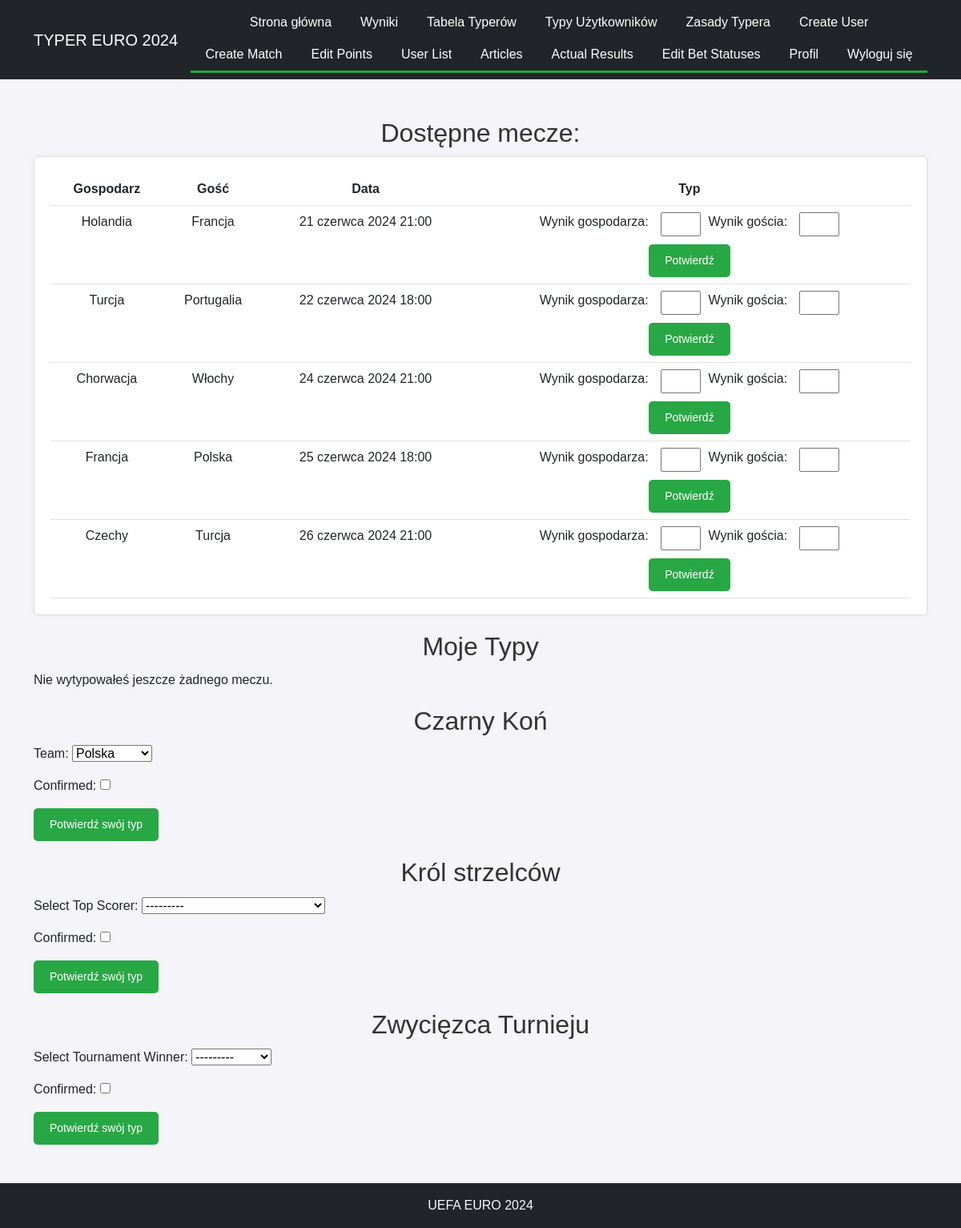
Before: /betting/ (signed in) with the older database file.
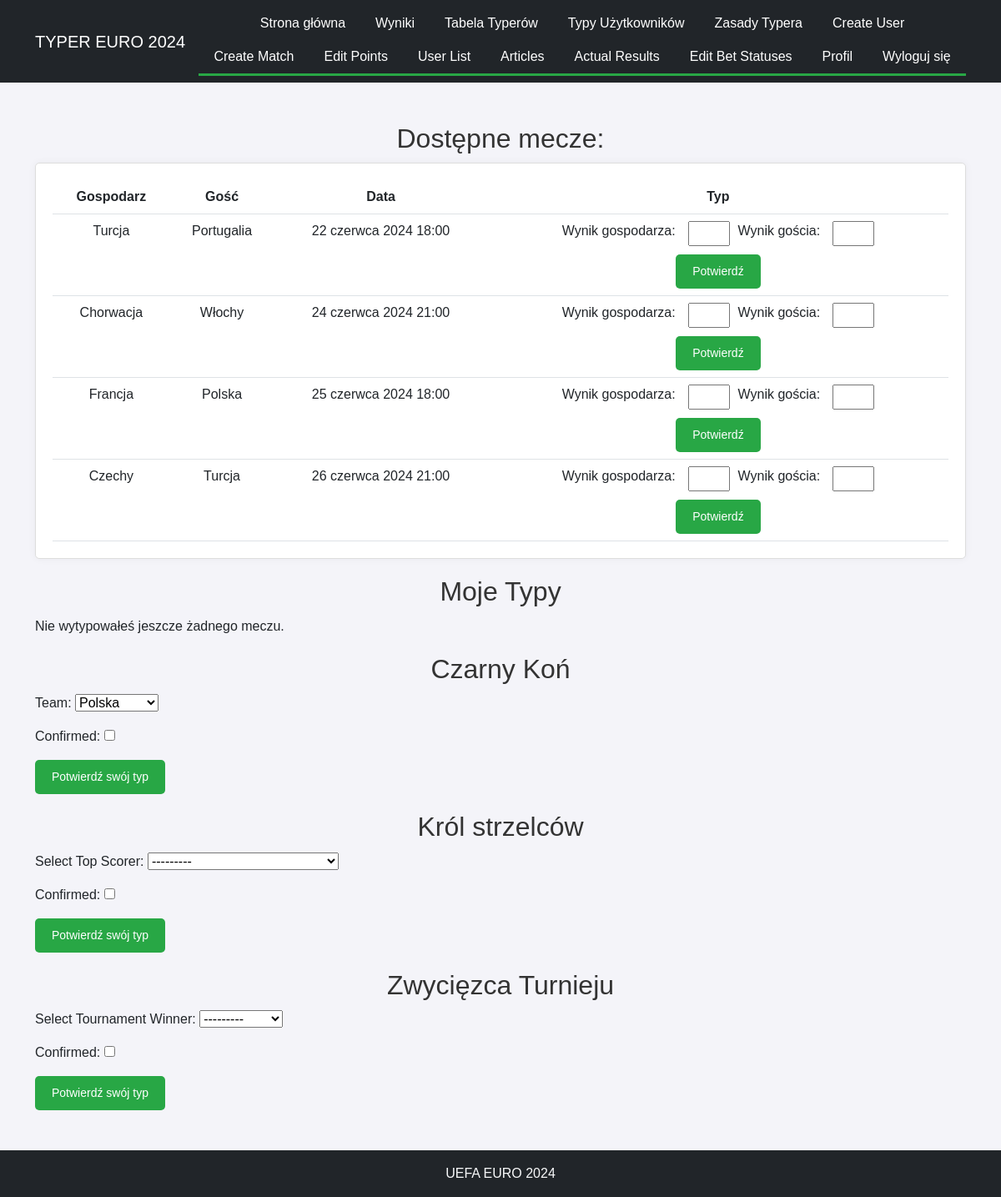
After: the same page with the newer database file.
### contest/models.py (models this page shows, shortened)
class Article(models.Model):
    title = models.CharField(max_length=200)
    slug = models.SlugField(max_length=200, unique=True, blank=True)
    content = models.TextField()
    author = models.ForeignKey(User, on_delete=models.CASCADE)
    created_at = models.DateTimeField(auto_now_add=True)
    updated_at = models.DateTimeField(auto_now=True)

class Match(models.Model):
    group = models.CharField(max_length=2)
    home_team = models.CharField(max_length=100)
    away_team = models.CharField(max_length=100)
    date = models.DateTimeField()
    place = models.CharField(max_length=100)
    actual_home_team_score = models.IntegerField(null=True, blank=True, default=0)
    actual_away_team_score = models.IntegerField(null=True, blank=True, default=0)
    final_score = models.BooleanField(default=False)

### contest/views.py (the view)
# urls.py: path('betting/', views.betting, name='betting'),
@login_required
def betting(request):
    available_matches = Match.objects.exclude(
        bet__user=request.user
    ).exclude(final_score=True)
    my_bets = Bet.objects.filter(user=request.user)
    try:
        underdog = UnderdogSelection.objects.get(user=request.user)
    except UnderdogSelection.DoesNotExist:
        underdog = None
    try:
        top_scorer = TopScorerSelection.objects.get(user=request.user)
    except TopScorerSelection.DoesNotExist:
        top_scorer = None
    try:
        tournament_winner = TournamentWinnerSelection.objects.get(user=request.user)
    except TournamentWinnerSelection.DoesNotExist:
        tournament_winner = None
    if request.method == 'POST':
        if 'place_bet' in request.POST:
            match_id = request.POST['place_bet']
            home_team_score = request.POST.get(f'home_team_score_{match_id}')
            away_team_score = request.POST.get(f'away_team_score_{match_id}')
            if home_team_score is not None and away_team_score is not None:
                match = Match.objects.get(id=match_id)
                Bet.objects.create(
                    user=request.user,
                    match=match,
                    home_team_score=home_team_score,
                    away_team_score=away_team_score
                )
                messages.success(request, 'Bet placed successfully!')
            else:
                messages.error(request, 'Please provide valid scores.')
            return redirect('betting')
        if 'confirm_underdog' in request.POST:
            underdog_form = UnderdogForm(request.POST)
            if underdog_form.is_valid():
                underdog_selection = underdog_form.save(commit=False)
                underdog_selection.user = request.user
                underdog_selection.save()
                messages.success(request, 'Underdog selected successfully!')
                return redirect('betting')
        if 'confirm_top_scorer' in request.POST:
            top_scorer_form = TopScorerForm(request.POST)
            if top_scorer_form.is_valid():
                top_scorer_selection = top_scorer_form.save(commit=False)
                top_scorer_selection.user = request.user
                top_scorer_selection.save()
                messages.success(request, 'Top scorer selected successfully!')
                return redirect('betting')
        if 'confirm_winner' in request.POST:
            winner_form = TournamentWinnerForm(request.POST)
            if winner_form.is_valid():
                winner_selection = winner_form.save(commit=False)
                winner_selection.user = request.user
                winner_selection.save()
                messages.success(request, 'Tournament winner selected successfully!')
                return redirect('betting')
    else:
        underdog_form = UnderdogForm(instance=underdog)
        top_scorer_form = TopScorerForm(instance=top_scorer)
        winner_form = TournamentWinnerForm(instance=tournament_winner)
    context = {
        'available_matches': available_matches,
        'my_bets': my_bets,
        'underdog_form': underdog_form,
        'top_scorer_form': top_scorer_form,
        'winner_form': winner_form,
        'underdog': underdog,
        'top_scorer': top_scorer,
        'tournament_winner': tournament_winner,
    }
    return render(request, 'betting.html', context)

### contest/forms.py
class UnderdogForm(forms.ModelForm):
    TEAM_CHOICES = [
        ('Polska', 'Polska'),
        ('Czechy', 'Czechy'),
        ('Serbia', 'Serbia'),
        ('Szkocja', 'Szkocja'),
        ('Austria', 'Austria'),
        ('Turcja', 'Turcja'),
        ('Szwajcaria', 'Szwajcaria'),
        ('Węgry', 'Węgry'),
        ('Albania', 'Albania'),
        ('Słowenia', 'Słowenia'),
        ('Słowacja', 'Słowacja'),
        ('Rumunia', 'Rumunia'),
        ('Ukraina', 'Ukraina'),
        ('Gruzja', 'Gruzja'),
    ]
    team = forms.ChoiceField(choices=TEAM_CHOICES)
    confirmed = forms.BooleanField(required=True)
    class Meta:
        model = UnderdogSelection
        fields = ['team', 'confirmed']

class TopScorerForm(forms.ModelForm):
    player = forms.ModelChoiceField(
        queryset=TopScorer.objects.all().order_by('country', 'player_name'),
        label="Select Top Scorer",
        widget=forms.Select
    )
    confirmed = forms.BooleanField(required=True)
    class Meta:
        model = TopScorerSelection
        fields = ['player', 'confirmed']

### contest/models.py (called while the page is built)
    def __str__(self):
        return f"{self.player_name} ({self.country})"

    def __str__(self):
        return self.name

### contest/templates/betting.html (shortened to what this page needs)
{% extends "base.html" %}
{% block content %}
<h2>Dostępne mecze:</h2>
{% if available_matches %}
    <div class="card">
        <table class="table centered">
            <thead>
                <tr>
                    <th>Gospodarz</th>
                    <th>Gość</th>
                    <th>Data</th>
                    <th>Typ</th>
                </tr>
            </thead>
            <tbody>
                {% for match in available_matches %}
                <tr>
                    <td>{{ match.home_team }}</td>
                    <td>{{ match.away_team }}</td>
                    <td>{{ match.date }}</td>
                    <td>
                        <form method="post" class="bet-form">
                            <div class="bet-inputs">
                                <label for="home_team_score_{{ match.id }}">Wynik gospodarza:</label>
                                <input type="number" name="home_team_score_{{ match.id }}" id="home_team_score_{{ match.id }}">
                                <label for="away_team_score_{{ match.id }}">Wynik gościa:</label>
                                <input type="number" name="away_team_score_{{ match.id }}" id="away_team_score_{{ match.id }}">
                            </div>
                            <button type="submit" class="button">Potwierdź</button>
                        </form>
                    </td>
                </tr>
                {% endfor %}
            </tbody>
        </table>
    </div>
{% else %}
    <p class="centered">Nie masz aktualnie meczów do typowania.</p>
{% endif %}
<h2>Moje Typy</h2>
{% if my_bets %}
<table class="table centered">
    <thead>
        <tr>
            <th>Gospodarz</th>
            <th>Gość</th>
            <th>Wynik gospodarza</th>
            <th>Wynik gościa</th>
        </tr>
    </thead>
    <tbody>
        {% for bet in my_bets %}
        <tr>
            <td>{{ bet.match.home_team }}</td>
            <td>{{ bet.match.away_team }}</td>
            <td>{{ bet.home_team_score }}</td>
            <td>{{ bet.away_team_score }}</td>
        </tr>
        {% endfor %}
    </tbody>
</table>
{% else %}
    <p>Nie wytypowałeś jeszcze żadnego meczu.</p>
{% endif %}
<h2>Czarny Koń</h2>
{% if underdog %}
    <div class="card">
        <p>Twój czarny koń turnieju: <strong>{{ underdog.team }}</strong></p>
    </div>
{% else %}
    <form method="post">
        {{ underdog_form.as_p }}
        <button type="submit" name="confirm_underdog" class="button">Potwierdź swój typ</button>
    </form>
{% endif %}
<h2>Król strzelców</h2>
{% if top_scorer %}
    <div class="card">
        <p>Twój król strzelców: <strong>{{ top_scorer.player }}</strong></p>
    </div>
{% else %}
    <form method="post">
        {{ top_scorer_form.as_p }}
        <button type="submit" name="confirm_top_scorer" class="button">Potwierdź swój typ</button>
    </form>
{% endif %}
<h2>Zwycięzca Turnieju</h2>
{% if tournament_winner %}
    <div class="card">
        <p>Twój zwyciezca turnieju: <strong>{{ tournament_winner.team.name }}</strong></p>
    </div>
{% else %}
    <form method="post">
        {{ winner_form.as_p }}
        <button type="submit" name="confirm_winner" class="button">Potwierdź swój typ</button>
    </form>
{% endif %}
{% endblock %}

### contest/templates/base.html (shortened to what this page needs)
{% load static %}
{% load article_tags %}
<!DOCTYPE html>
<html lang="pl">
<head>
    <link href="https://cdn.jsdelivr.net/npm/bootstrap@5.3.0/dist/css/bootstrap.min.css" rel="stylesheet">
    <link rel="stylesheet" type="text/css" href="{% static 'css/styles.css' %}">
    <link rel="stylesheet" href="https://cdnjs.cloudflare.com/ajax/libs/font-awesome/6.0.0-beta3/css/all.min.css">
</head>
<body>
<nav class="navbar navbar-expand-lg navbar-dark bg-dark">
    <div class="container bg-dark border-0">
        <a class="navbar-brand" href="{% url 'home' %}">TYPER EURO 2024</a>
        <div class="collapse navbar-collapse justify-content-center" id="navbarNav">
            <ul class="navbar-nav bg-dark flex-wrap">
                <li class="nav-item">
                    <a class="nav-link" href="{% url 'home' %}">Strona główna</a>
                </li>
                <li class="nav-item">
                    <a class="nav-link" href="{% url 'results' %}">Wyniki</a>
                </li>
                <li class="nav-item">
                    <a class="nav-link" href="{% url 'leaderboard' %}">Tabela Typerów</a>
                </li>
                <li class="nav-item">
                    <a class="nav-link" href="{% url 'user_predictions' %}">Typy Użytkowników</a>
                </li>
                {% get_articles as articles %}
                {% for article in articles %}
                <li class="nav-item">
                    <a class="nav-link" href="{% url 'view_article' article.slug %}">{{ article.title }}</a>
                </li>
                {% endfor %}
                {% if user.is_authenticated %}
                {% if user.is_superuser %}
                <li class="nav-item">
                    <a class="nav-link" href="{% url 'create_user' %}">Create User</a>
                </li>
                <li class="nav-item">
                    <a class="nav-link" href="{% url 'create_match' %}">Create Match</a>
                </li>
                <li class="nav-item">
                    <a class="nav-link" href="{% url 'edit_points' %}">Edit Points</a>
                </li>
                <li class="nav-item">
                    <a class="nav-link" href="{% url 'user_list' %}">User List</a>
                </li>
                <li class="nav-item">
                    <a class="nav-link" href="{% url 'article_list' %}">Articles</a>
                </li>
                <li class="nav-item">
                    <a class="nav-link" href="{% url 'actual_results' %}">Actual Results</a>
                </li>
                <li class="nav-item">
                    <a class="nav-link" href="{% url 'edit_bet_status' %}">Edit Bet Statuses</a>
                </li>
                {% endif %}
                <li class="nav-item">
                    <a class="nav-link" href="{% url 'profile' %}">Profil</a>
                </li>
                <li class="nav-item">
                    <a class="nav-link" href="#" id="logout-link"
                       onclick="document.getElementById('logout-form').submit(); return false;">Wyloguj się</a>
                </li>
                {% else %}
                <li class="nav-item">
                    <a class="nav-link" href="{% url 'login' %}">Zaloguj się</a>
                </li>
                {% endif %}
            </ul>
        </div>
    </div>
</nav>
<div class="container-fluid container-lg mt-5">
    {% block content %}{% endblock %}
</div>
<footer class="footer bg-dark text-light text-center py-3 mt-5">
    <p class="mb-0">UEFA EURO 2024</p>
</footer>
</body>
</html>

Changed rows visible on the page:
no longer on this page (row edited): Match: home_team "Holandia", away_team "Francja", date "21 czerwca 2024 21:00"
